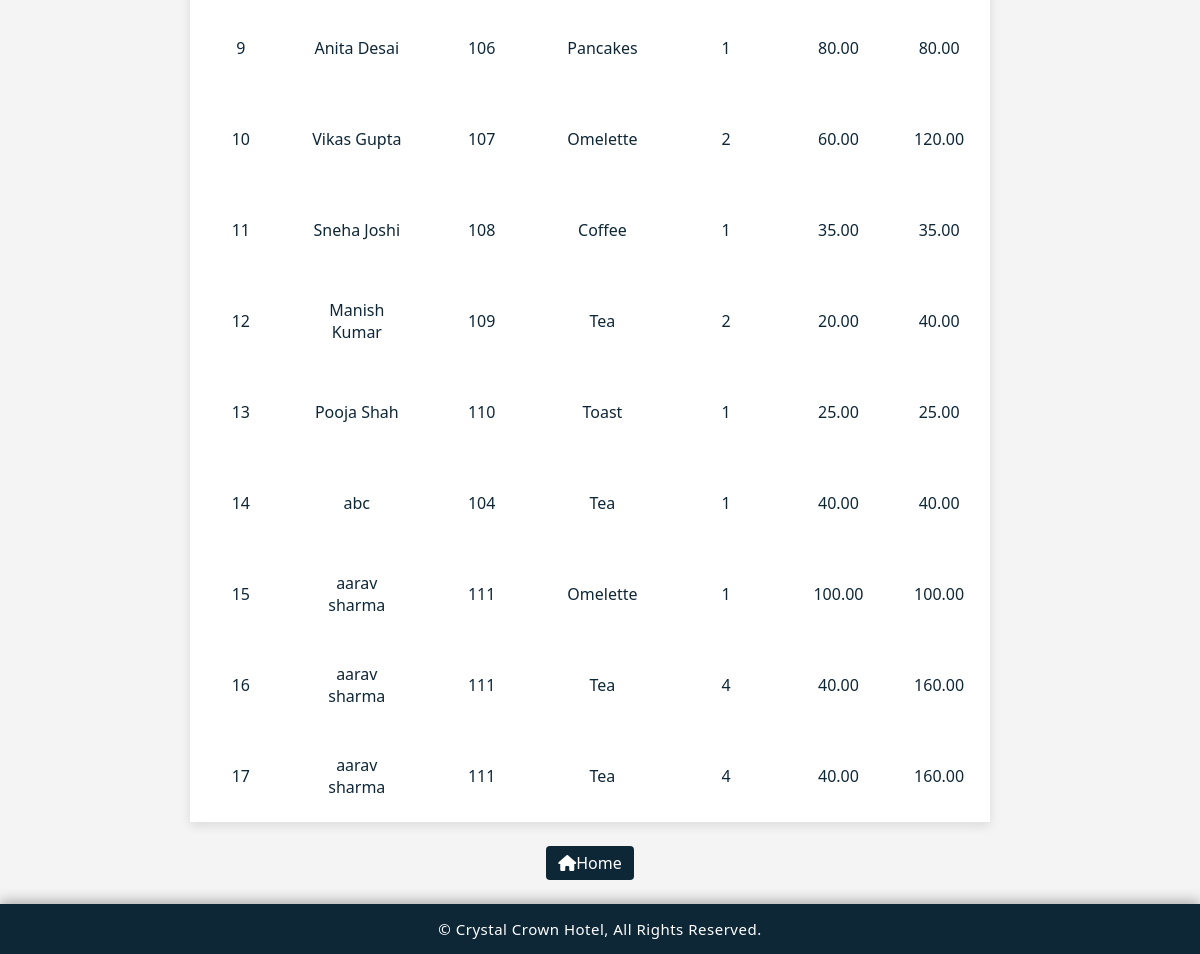
Page /project/admin/breakfast_master.php (lower part) on the earlier database version.
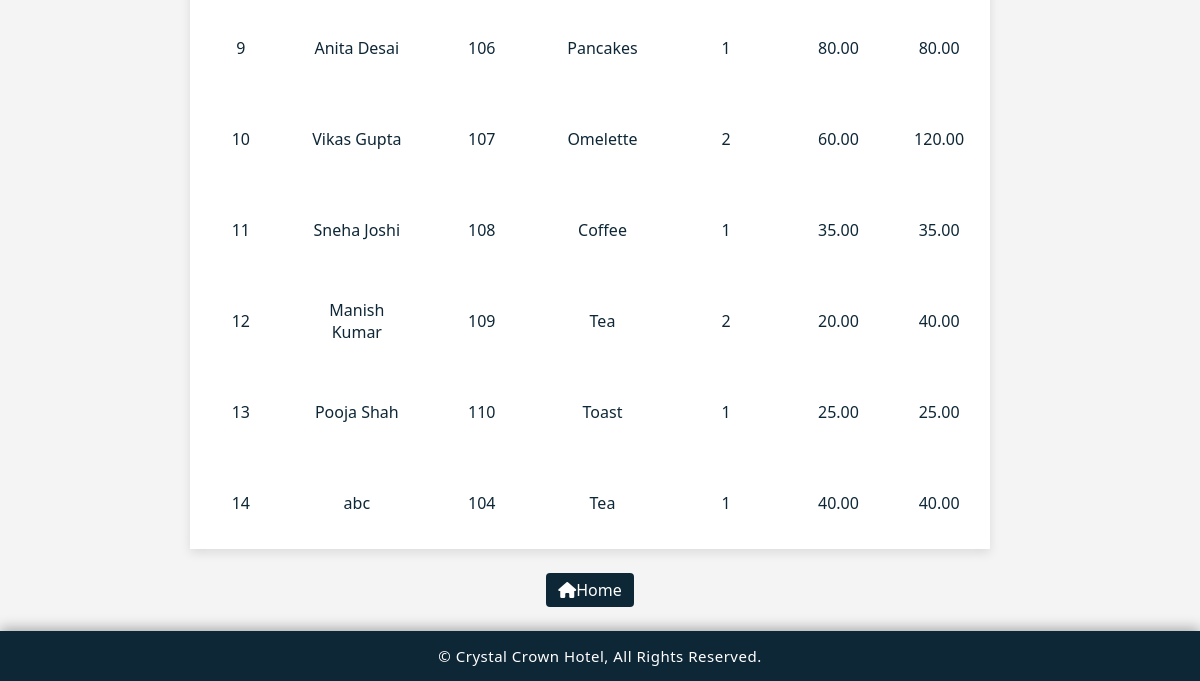
Same page on the later database version.
### tables this page shows
CREATE TABLE `breakfast_orders` (
  `id` int(11) NOT NULL,
  `customer_name` varchar(100) DEFAULT NULL,
  `room_number` varchar(20) DEFAULT NULL,
  `item` varchar(100) DEFAULT NULL,
  `quantity` int(11) DEFAULT NULL,
  `price` decimal(10,2) DEFAULT NULL,
  `total` decimal(10,2) DEFAULT NULL,
  `order_time` timestamp NOT NULL DEFAULT current_timestamp()
);

### project/admin/breakfast_master.php (the view, shortened to what this page needs)
<?php
include ("header.php");
$conn = mysqli_connect("localhost", "root", "", "crystal_crown_hotel");
$result = mysqli_query($conn, "SELECT * FROM breakfast_orders ");
?>
<!DOCTYPE html>
<html lang="en">
<head>
    <link rel="stylesheet" href="https://cdnjs.cloudflare.com/ajax/libs/font-awesome/6.5.0/css/all.min.css">
    <link rel="stylesheet" href="design.css" />
</head>
<body>
    <table>
        <?php
        if (mysqli_num_rows($result) > 0) {
            while ($row = mysqli_fetch_assoc($result)) {
                echo "<tr>
                    <td>{$row['id']}</td>
                    <td>{$row['customer_name']}</td>
                    <td>{$row['room_number']}</td>
                    <td>{$row['item']}</td>
                    <td>{$row['quantity']}</td>
                    <td>{$row['price']}</td>
                    <td>{$row['total']}</td>
                </tr>";
            }
        } else {
            echo "<tr><td colspan='7'>No breakfast orders found.</td></tr>";
        }
        ?>
    </table>
</body>
<?php include("footer.php"); ?>
<section class='btn'>
                   <a href='index.php'><i class='fas fa-home'></i>Home</a>
                   </section>
</html>

Differences in the rows shown:
removed breakfast_orders: id "15", customer_name "aarav sharma", room_number "111", item "Omelette", quantity "1", price "100.00", total "100.00"
removed breakfast_orders: id "16", customer_name "aarav sharma", room_number "111", item "Tea", quantity "4", price "40.00", total "160.00"
removed breakfast_orders: id "17", customer_name "aarav sharma", room_number "111", item "Tea", quantity "4", price "40.00", total "160.00"
